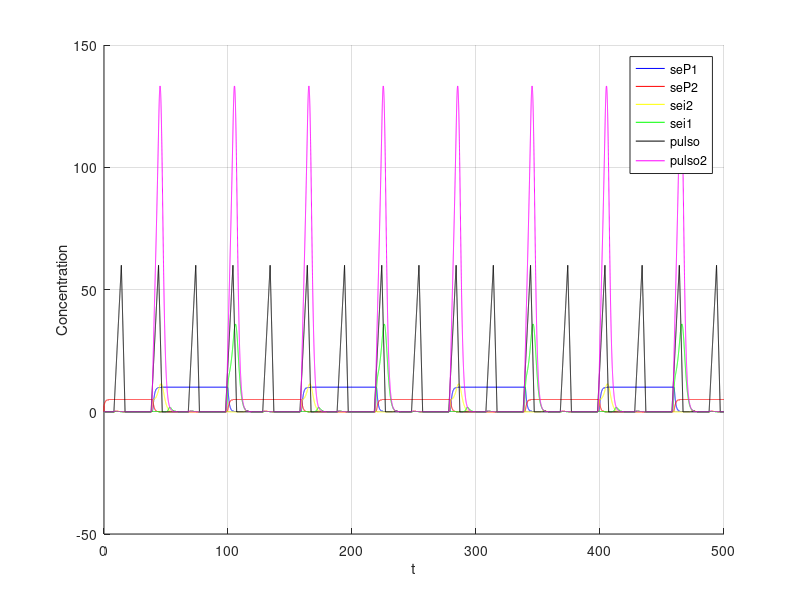
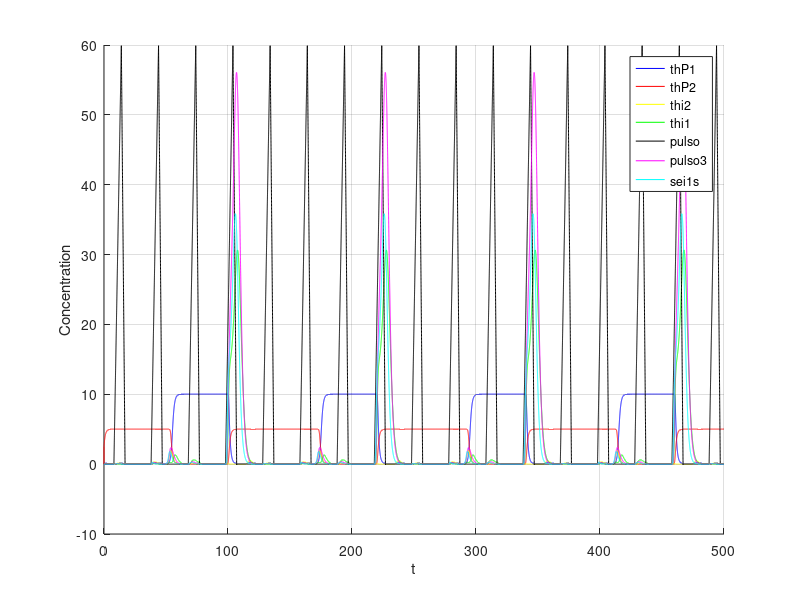
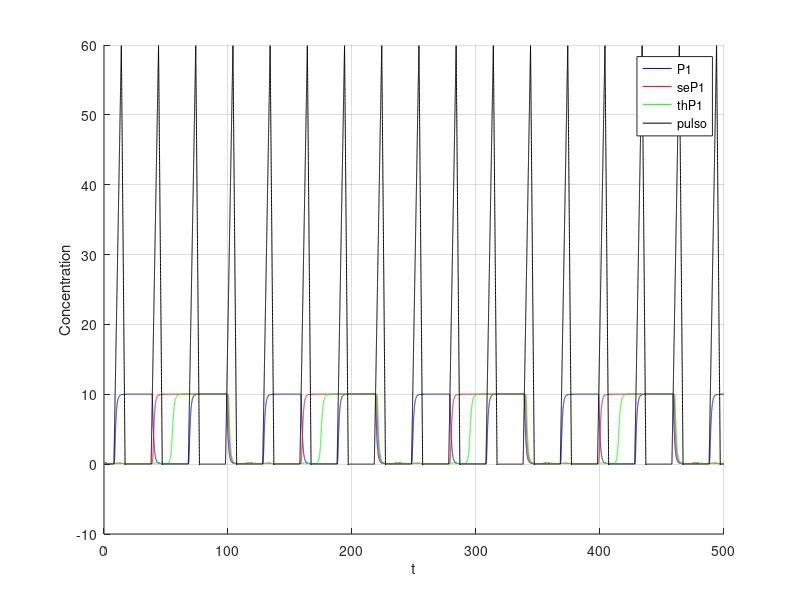

These charts were generated, in order, by the following MATLAB code:
clear;

dt=0.01; 
t=0:dt:500; 

%i = 1 ate 100000

p1 = 0;
p2 = 2.5;
ii1 = 0;
ii2 = 0;

%
alpha0 = 0.1;

% maximal expression rates
km1 = 4;
km2 = 4;

%dissociation constant
kp1 = 1;
kp2 = 2;

% parametros do collins para os iis
beta2 =4;
gama2 = 4;

p1s = zeros(1, length(t));
p2s = zeros(1, length(t));

% pulso representa uma explosao na concentracao de mRNAs que possuem dois operators
% o primeiro precisa de p1 AND (NOT p2) e o segundo precisa de p2 AND (NOT p1)
pulso = zeros(1, length(t));

i1s = zeros(1, length(t));
i2s = zeros(1, length(t));


%posso alterar de diversas estranhas maneiras os alphas
alpha1 = 10; alpha2 = 5;
beta = 3;
gama = 4;


%2 and 3 bits
%mass action constant
k2 = 2;
k3 = 1.5;

%degradation rate
kd2 = 0.8;
kd3 = 0.9;
%end 2 and 3 bits

%-------------2bits---------------
% pulso para o segundo switch
pulso2 = zeros(1, length(t));
pulso2aux = 0;

sep1 = 0;
sep2 = 2.5;
seii1 = 0;
seii2 = 0;

% maximal expression rates
sekm1 = 1;
sekm2 = 1;

%dissociation constant
sekp1 = 1;
sekp2 = 2;

% parametros do collins para os iis
sebeta2 =4;
segama2 = 4;

sep1s = zeros(1, length(t));
sep2s = zeros(1, length(t));

sei1s = zeros(1, length(t));
sei2s = zeros(1, length(t));

sealpha1 = 10; sealpha2 = 5;
sebeta = 3;
segama = 4;

%-------------3bits---------------
% pulso para o terceiroswitch
pulso3 = zeros(1, length(t));
pulso3aux = 0;

thp1 = 0;
thp2 = 2.5;
thii1 = 0;
thii2 = 0;

% maximal expression rates
thkm1 = 2;
thkm2 = 2;

%dissociation constant
thkp1 = 1;
thkp2 = 2;

% parametros do collins para os iis
thbeta2 =3;
thgama2 = 3;

thp1s = zeros(1, length(t));
thp2s = zeros(1, length(t));

thi1s = zeros(1, length(t));
thi2s = zeros(1, length(t));

thalpha1 = 10; thalpha2 = 5;
thbeta = 3;
thgama = 3;


soma = 0.1;
for i = 2:length(t)
   
   if (mod(i, 3000) >800 && mod(i,3000)<1400)
     pulso(i) = pulso(i-1)+soma;
   endif
   
   if (mod(i, 3000) >=1400 && mod(i,3000)<1700)
     pulso(i) = pulso(i-1)-soma*2;
   endif
  
  
div = 1 + p1/kp1 + p2/kp2 + (p1*p2)/(kp1*kp2);
  
  
%  verde, depende do p1 (azul) 
%  dpdt = alpha0 + km1 * pulso(i) * ((1 + p1 / (kp1)) / div) - kd1*ii1;
  dpdt = (  km1  *pulso(i) * ((1 + p1 / (kp1)) / div)     /   (1 + (ii2 / (1 + p1s(i) ) ) ^ beta2)   ) - ii1;
  ii1 = dpdt * dt + ii1;
  i1s(i) = ii1; 
  
  
%  amarelo deve ser o primeiro
% usei collins pois precisava que o crescimento de amarelo reprimisse o crescimento do verde.
%  dpdt = alpha0 + km2 * pulso(i) * ((1 + (p2) / (kp2 )) / div) - kd2*ii2;

% (pulso controla a execucao da  AND entre p1 e not p2) -> representa o maximal expression rate de collins           collins  para verde reprimir amarelo
  dpdt = (  km2  *pulso(i) * ((1 + p2 / (kp2)) / div)       /              (1 + (ii1 / (1 + p2s(i) ) ) ^ gama2)     ) - ii2;
  ii2 = dpdt * dt + ii2;
  i2s(i) = ii2; 
 
  dpdt = (alpha1 / (1 + (p2 / (1 + i2s(i) ) ) ^ beta )) - p1;
  p1 = dpdt * dt + p1;
  p1s(i) = p1;
  
  dpdt = (alpha2 / (1 + (p1 / (1 + i1s(i)) ) ^ gama)) - p2;
  p2 = dpdt * dt + p2;
  p2s(i) = p2;
  
  
%%  ----------2bits-----------
%%  mRNA que vai funcionar como pulso2
  dpdt =  k2*i1s(i) -kd2*pulso2aux;
  pulso2aux = dpdt * dt + pulso2aux;
  pulso2(i) = pulso2aux;
  
  sediv = 1 + sep1/sekp1 + sep2/sekp2 + (sep1*sep2)/(sekp1*sekp2);
  
  dpdt = (  sekm1  *pulso2(i) * ((1 + sep1 / (sekp1)) / sediv)     /   (1 + (seii2 / (1 + sep1s(i) ) ) ^ sebeta2)   ) - seii1;
  seii1 = dpdt * dt + seii1;
  sei1s(i) = seii1; 

  dpdt = (  sekm2  *pulso2(i) * ((1 + sep2 / (sekp2)) / sediv)       /              (1 + (seii1 / (1 + sep2s(i) ) ) ^ segama2)     ) - seii2;
  seii2 = dpdt * dt + seii2;
  sei2s(i) = seii2; 
 
  dpdt = (sealpha1 / (1 + (sep2 / (1 + sei2s(i) ) ) ^ sebeta )) - sep1;
  sep1 = dpdt * dt + sep1;
  sep1s(i) = sep1;
  
  dpdt = (sealpha2 / (1 + (sep1 / (1 + sei1s(i)) ) ^ segama)) - sep2;
  sep2 = dpdt * dt + sep2;
  sep2s(i) = sep2;

  
 %%  ----------3bits-----------
%%  mRNA que vai funcionar como pulso3
  dpdt =  k3*sei1s(i) -kd3*pulso3aux;
  pulso3aux = dpdt * dt + pulso3aux;
  pulso3(i) = pulso3aux;
  
  thdiv = 1 + thp1/thkp1 + thp2/thkp2 + (thp1*thp2)/(thkp1*thkp2);

  dpdt = (  thkm1  *pulso3(i) * ((1 + thp1 / (thkp1)) / thdiv)     /   (1 + (thii2 / (1 + thp1s(i) ) ) ^ thbeta2)   ) - thii1;
  thii1 = dpdt * dt + thii1;
  thi1s(i) = thii1; 

  dpdt = (  thkm2  *pulso3(i) * ((1 + thp2 / (thkp2)) / thdiv)       /              (1 + (thii1 / (1 + thp2s(i) ) ) ^ thgama2)     ) - thii2;
  thii2 = dpdt * dt + thii2;
  thi2s(i) = thii2;  
 
  dpdt = (thalpha1 / (1 + (thp2 / (1 + thi2s(i) ) ) ^ thbeta )) - thp1;
  thp1 = dpdt * dt + thp1;
  thp1s(i) = thp1;
  
  dpdt = (thalpha2 / (1 + (thp1 / (1 + thi1s(i)) ) ^ thgama)) - thp2;
  thp2 = dpdt * dt + thp2;
  thp2s(i) = thp2;
  
  


endfor

%figure;
%hold on;
%grid on;
%%plot(t, p1s, 'b;P1;', t ,p2s, 'r;P2;', t , pulso , 'k;pulso;');
%plot(t, p1s, 'b;P1;', t ,p2s, 'r;P2;', t , i2s, 'y;i2;', t ,i1s,'g;i1;', t , pulso , 'k;pulso;');
%xlabel('t');
%ylabel('Concentration');

figure;
hold on;
grid on;
%plot(t, p1s, 'b;P1;', t ,p2s, 'r;P2;', t , pulso , 'k;pulso;');
plot(t, sep1s, 'b;seP1;', t ,sep2s, 'r;seP2;', t , sei2s, 'y;sei2;', t ,sei1s,'g;sei1;', t , pulso , 'k;pulso;', t, pulso2, 'm;pulso2;');
xlabel('t');
ylabel('Concentration');


figure;
hold on;
grid on;
%plot(t, p1s, 'b;P1;', t ,p2s, 'r;P2;', t , pulso , 'k;pulso;');
plot(t, thp1s, 'b;thP1;', t ,thp2s, 'r;thP2;', t , thi2s, 'y;thi2;', t ,thi1s,'g;thi1;', t , pulso , 'k;pulso;', t, pulso3, 'm;pulso3;', t, sei1s, 'c;sei1s;');
xlabel('t');
ylabel('Concentration');

figure;
hold on;
grid on;
%plot(t, p1s, 'b;P1;', t ,p2s, 'r;P2;', t , pulso , 'k;pulso;');
plot(t, p1s, 'b;P1;', t, sep1s, 'r;seP1;', t, thp1s, 'g;thP1;', t , pulso , 'k;pulso;');
xlabel('t');
ylabel('Concentration');
